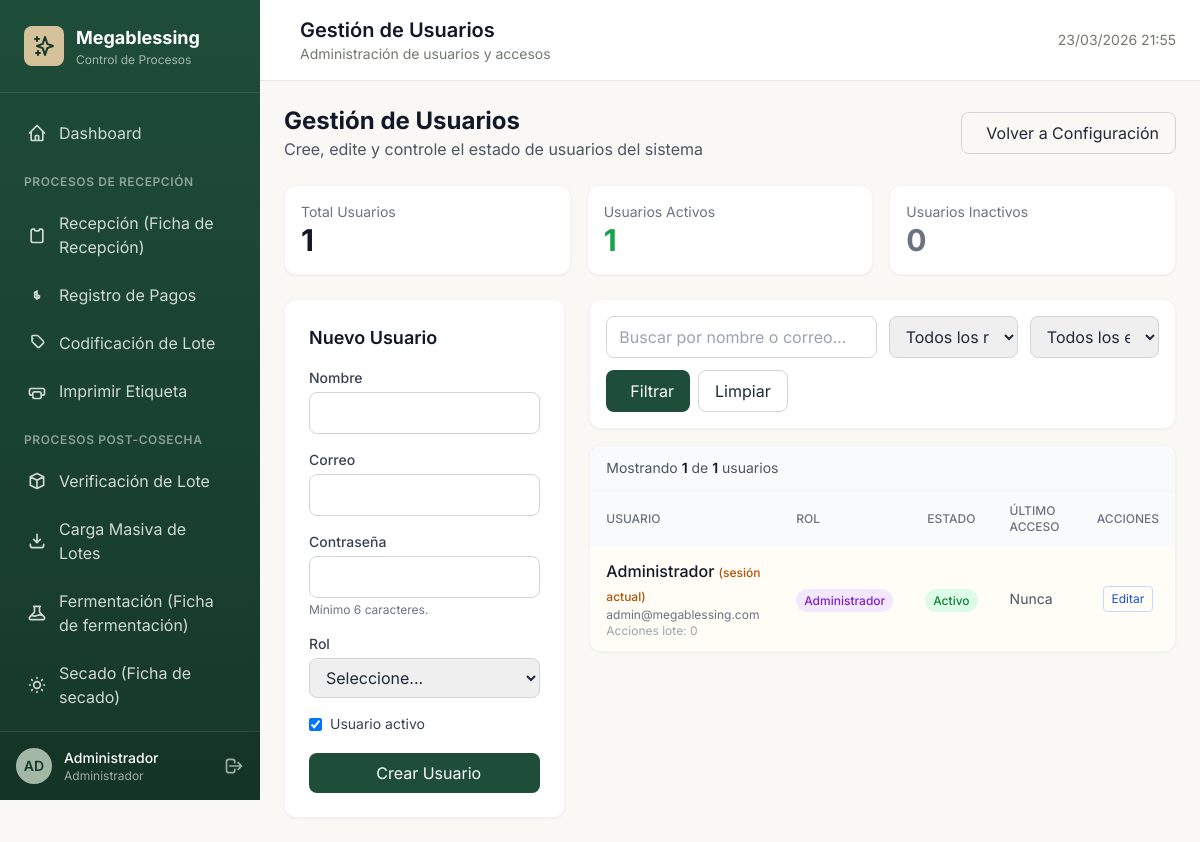
Page /usuarios/index.php (signed in) on the committed database.
### tables this page shows
CREATE TABLE IF NOT EXISTS `usuarios` (
    `id` INT PRIMARY KEY AUTO_INCREMENT,
    `nombre` VARCHAR(100) NOT NULL,
    `email` VARCHAR(100) UNIQUE NOT NULL,
    `password` VARCHAR(255) NOT NULL,
    `rol_id` INT NOT NULL,
    `avatar` VARCHAR(255),
    `activo` TINYINT(1) DEFAULT 1,
    `ultimo_acceso` DATETIME,
    `created_at` TIMESTAMP DEFAULT CURRENT_TIMESTAMP,
    `updated_at` TIMESTAMP DEFAULT CURRENT_TIMESTAMP ON UPDATE CURRENT_TIMESTAMP,
    FOREIGN KEY (`rol_id`) REFERENCES `roles`(`id`)
);

CREATE TABLE IF NOT EXISTS `roles` (
    `id` INT PRIMARY KEY AUTO_INCREMENT,
    `nombre` VARCHAR(50) NOT NULL,
    `descripcion` TEXT,
    `permisos` JSON,
    `activo` TINYINT(1) DEFAULT 1,
    `created_at` TIMESTAMP DEFAULT CURRENT_TIMESTAMP
);

### usuarios/index.php (the view, shortened to what the rows shown need)
<?php
require_once __DIR__ . '/../bootstrap.php';
$db = Database::getInstance();
$currentUserId = (int) Auth::id();
$pagina = max(1, (int)($_GET['page'] ?? 1));
$where = ['1=1'];
$params = [];
$whereClause = implode(' AND ', $where);
$total = (int)($db->fetch(
    "SELECT COUNT(*) as total
     FROM usuarios u
     LEFT JOIN roles r ON r.id = u.rol_id
     WHERE {$whereClause}",
    $params
)['total'] ?? 0);
$pagination = Helpers::paginate($total, ITEMS_PER_PAGE, $pagina);
$perPage = max(1, (int)$pagination['per_page']);
$offset = max(0, (int)$pagination['offset']);
$usuarios = $db->fetchAll(
    "SELECT u.*, r.nombre as rol_nombre,
            (SELECT COUNT(*) FROM lotes_historial h WHERE h.usuario_id = u.id) as acciones_count
     FROM usuarios u
     LEFT JOIN roles r ON r.id = u.rol_id
     WHERE {$whereClause}
     ORDER BY u.created_at DESC, u.id DESC
     LIMIT {$perPage} OFFSET {$offset}",
    $params
);
$editUsuario = null;
$roleBadgeClass = static function (?string $rolNombre): string {
    $rol = strtolower(trim((string)$rolNombre));
    if (str_contains($rol, 'admin')) return 'bg-purple-100 text-purple-700';
    if (str_contains($rol, 'recep')) return 'bg-emerald-100 text-emerald-700';
    if (str_contains($rol, 'pago')) return 'bg-teal-100 text-teal-700';
    if (str_contains($rol, 'super')) return 'bg-blue-100 text-blue-700';
    if (str_contains($rol, 'oper')) return 'bg-amber-100 text-amber-700';
    if (str_contains($rol, 'calidad')) return 'bg-cyan-100 text-cyan-700';
    return 'bg-gray-100 text-gray-700';
};
$pageTitle = 'Gestión de Usuarios';
?>
<div class="space-y-6">
    <div class="flex flex-wrap items-center justify-between gap-4">
        <div>
            <h1 class="text-2xl font-bold text-gray-900">Gestión de Usuarios</h1>
        </div>
    </div>
    <div class="grid grid-cols-1 lg:grid-cols-3 gap-6">
        <div class="space-y-6">
            <div class="bg-white rounded-xl shadow-sm border border-gray-100 p-6">
                <h2 class="text-lg font-semibold text-gray-900 mb-4">
                    <?= $editUsuario ? 'Editar Usuario' : 'Nuevo Usuario' ?>
                </h2>
            </div>
        </div>
        <div class="lg:col-span-2 space-y-4">
            <div class="bg-white rounded-xl shadow-sm border border-gray-100 overflow-hidden">
                <div class="overflow-x-auto">
                    <table class="w-full">
                        <thead class="bg-gray-50">
                            <tr>
                                <th class="px-4 py-3 text-left text-xs font-medium text-gray-500 uppercase">Usuario</th>
                                <th class="px-4 py-3 text-left text-xs font-medium text-gray-500 uppercase">Rol</th>
                                <th class="px-4 py-3 text-center text-xs font-medium text-gray-500 uppercase">Estado</th>
                                <th class="px-4 py-3 text-left text-xs font-medium text-gray-500 uppercase">Último Acceso</th>
                                <th class="px-4 py-3 text-center text-xs font-medium text-gray-500 uppercase">Acciones</th>
                            </tr>
                        </thead>
                        <tbody class="divide-y divide-gray-100">
                            <?php foreach ($usuarios as $usr): ?>
                            <?php $esActual = (int)$usr['id'] === $currentUserId; ?>
                            <tr class="<?= $esActual ? 'bg-amber-50/50' : 'hover:bg-gray-50' ?>">
                                <td class="px-4 py-3">
                                    <div class="font-medium text-gray-900">
                                        <?= e($usr['nombre']) ?>
                                        <?php if ($esActual): ?>
                                        <span class="text-xs text-amber-700">(sesión actual)</span>
                                        <?php endif; ?>
                                    </div>
                                    <div class="text-xs text-gray-500"><?= e($usr['email']) ?></div>
                                    <div class="text-xs text-gray-400">Acciones lote: <?= number_format((int)($usr['acciones_count'] ?? 0)) ?></div>
                                </td>
                                <td class="px-4 py-3">
                                    <span class="px-2 py-1 rounded-full text-xs font-medium <?= $roleBadgeClass($usr['rol_nombre'] ?? null) ?>">
                                        <?= e($usr['rol_nombre'] ?? 'Sin rol') ?>
                                    </span>
                                </td>
                                <td class="px-4 py-3 text-center">
                                    <?php if ((int)$usr['activo'] === 1): ?>
                                    <span class="px-2 py-1 rounded-full text-xs font-medium bg-green-100 text-green-700">Activo</span>
                                    <?php else: ?>
                                    <span class="px-2 py-1 rounded-full text-xs font-medium bg-gray-100 text-gray-600">Inactivo</span>
                                    <?php endif; ?>
                                </td>
                                <td class="px-4 py-3 text-sm text-gray-600">
                                    <?= $usr['ultimo_acceso'] ? date('d/m/Y H:i', strtotime($usr['ultimo_acceso'])) : 'Nunca' ?>
                                </td>
                                <td class="px-4 py-3">
                                    <div class="flex flex-wrap items-center justify-center gap-2">
                                        <a href="<?= APP_URL ?>/usuarios/index.php?edit=<?= (int)$usr['id'] ?>"
                                           class="inline-flex items-center px-2 py-1 text-xs border border-blue-200 text-blue-700 rounded hover:bg-blue-50">
                                            Editar
                                        </a>
                                    </div>
                                </td>
                            </tr>
                            <?php endforeach; ?>
                        </tbody>
                    </table>
                </div>
            </div>
        </div>
    </div>
</div>
<?php
$content = ob_get_clean();
include __DIR__ . '/../templates/layouts/main.php';

### templates/layouts/main.php (shortened to what the rows shown need)
<?php
$currentUser = Auth::user();
$assetVersion = static function (string $path): string {
    $mtime = @filemtime($path);
    return $mtime !== false ? (string) $mtime : date('YmdHis');
};
$cssVersion = $assetVersion(__DIR__ . '/../../assets/css/app.css');
?>
<!DOCTYPE html>
<html lang="es">
<head>
    <script src="https://cdn.tailwindcss.com"></script>
    <link rel="stylesheet" href="<?= APP_URL ?>/assets/css/app.css?v=<?= $cssVersion ?>">
</head>
<body class="bg-ivory min-h-screen">
    <aside class="sidebar">
        <div class="sidebar-logo">
            <div class="flex items-center space-x-3">
                <div>
                    <h1 class="text-white font-bold text-lg">Megablessing</h1>
                </div>
            </div>
        </div>
        <div class="sidebar-user">
            <div class="flex items-center justify-between">
                <div class="flex items-center space-x-3">
                    <div class="w-9 h-9 bg-olive rounded-full flex items-center justify-center">
                        <span class="text-primary-dark font-semibold text-sm">
                            <?= strtoupper(substr($currentUser['nombre'], 0, 2)) ?>
                        </span>
                    </div>
                    <div>
                        <p class="text-white text-sm font-medium"><?= htmlspecialchars($currentUser['nombre']) ?></p>
                        <p class="text-white/60 text-xs"><?= htmlspecialchars($currentUser['rol']) ?></p>
                    </div>
                </div>
            </div>
        </div>
    </aside>
    <main class="main-content">
        <header class="header">
            <div class="flex items-center space-x-4">
                <div>
                    <h1 class="text-xl font-semibold text-gray-900"><?= $pageTitle ?? 'Dashboard' ?></h1>
                </div>
            </div>
        </header>
        <div class="p-6">
            <?= $content ?? '' ?>
        </div>
    </main>
</body>
</html>

### rows in the picture
usuarios: nombre "AD", nombre "Administrador", shows "(sesión actual)", email "admin@megablessing.com", acciones_count "0", rol.nombre "Administrador", activo "Activo", shows "Nunca"

### other values in the picture
$currentUser['rol'] "Administrador"
$pageTitle "Gestión de Usuarios"
$pageSubtitle "Administración de usuarios y accesos"
$stats['total'] "1"
$stats['activos'] "1"
$stats['inactivos'] "0"
count($usuarios) "1"
$total "1"
